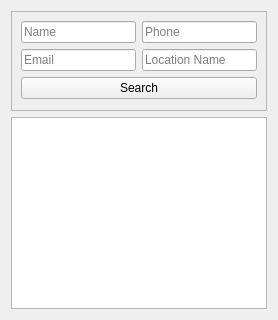
            <widget class="QWidget" name="page_security">
             <layout class="QVBoxLayout" name="verticalLayout_33">
              <item>
               <widget class="QFrame" name="search_security">
                <property name="minimumSize">
                 <size>
                  <width>0</width>
                  <height>100</height>
                 </size>
                </property>
                <property name="frameShape">
                 <enum>QFrame::StyledPanel</enum>
                </property>
                <property name="frameShadow">
                 <enum>QFrame::Raised</enum>
                </property>
                <layout class="QGridLayout" name="gridLayout_4">
                 <item row="0" column="0">
                  <widget class="QLineEdit" name="search_security_name">
                   <property name="text">
                    <string/>
                   </property>
                   <property name="placeholderText">
                    <string>Name</string>
                   </property>
                  </widget>
                 </item>
                 <item row="0" column="1">
                  <widget class="QLineEdit" name="search_security_phone">
                   <property name="text">
                    <string/>
                   </property>
                   <property name="placeholderText">
                    <string>Phone</string>
                   </property>
                  </widget>
                 </item>
                 <item row="1" column="0">
                  <widget class="QLineEdit" name="search_security_email">
                   <property name="text">
                    <string/>
                   </property>
                   <property name="placeholderText">
                    <string>Email</string>
                   </property>
                  </widget>
                 </item>
                 <item row="1" column="1">
                  <widget class="QLineEdit" name="search_security_location_name">
                   <property name="text">
                    <string/>
                   </property>
                   <property name="placeholderText">
                    <string>Location Name</string>
                   </property>
                  </widget>
                 </item>
                 <item row="2" column="0" colspan="2">
                  <widget class="QPushButton" name="btn_search_security">
                   <property name="text">
                    <string>Search</string>
                   </property>
                  </widget>
                 </item>
                </layout>
               </widget>
              </item>
              <item>
               <widget class="QTableWidget" name="table_security"/>
              </item>
             </layout>
            </widget>
